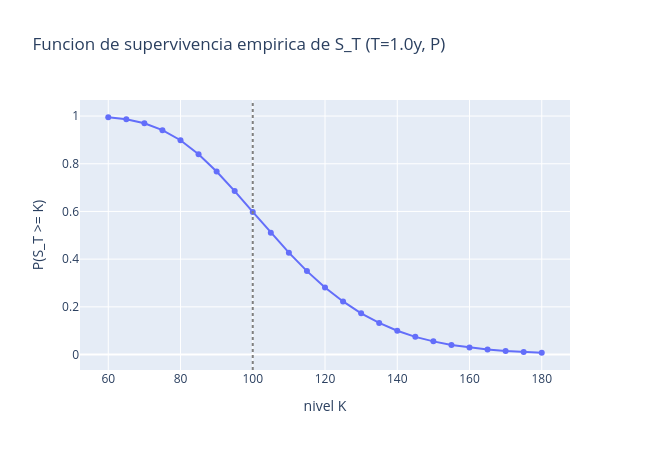

Write notebook code for a chart like this one.
### Markdown cell above
## 3. Funcion de supervivencia empirica de S_T bajo P

No hay una medida que devuelva el histograma completo de `S_T` -- pero `PayoffHitProbabilityP`
sobre una barrera `S_T >= K` da exactamente `P(S_T >= K)` para cualquier `K`: barriendo `K` se
reconstruye la funcion de supervivencia empirica (y su derivada discreta aproxima la densidad),
sin acceso directo a las trayectorias simuladas.

### Code cell
T_HORIZON = 1.0
barrier_levels = np.arange(60.0, 181.0, 5.0)
survival = []
for k in barrier_levels:
    condition = qd.greater_equal(qd.current(OBS), float(k))
    trigger = qd.trigger(
        "HIT", [T_HORIZON], condition, "discrete", "at_hit", 0, True,
        qd.when(T_HORIZON, qd.cashflow("USD", 1.0)), qd.zero(),
    )
    trade = qd.PayoffProduct(id=f"SURV_{k:.0f}", contract=trigger)
    result = eng.price(trade, model_p, market, [("PayoffHitProbabilityP", {"event": "HIT"})])
    survival.append(result["PayoffHitProbabilityP"].scalar)

survival = np.array(survival)
density = -np.gradient(survival, barrier_levels)

fig = go.Figure(go.Scatter(x=barrier_levels, y=survival, mode="lines+markers"))
fig.add_vline(x=S0, line_dash="dot", line_color="grey")
fig.update_layout(
    title=f"Funcion de supervivencia empirica de S_T (T={T_HORIZON}y, P)",
    xaxis_title="nivel K",
    yaxis_title="P(S_T >= K)",
    height=450, width=650,
)
fig.show()

fig2, ax2 = plt.subplots(figsize=(9, 4.5))
sns.barplot(x=[f"{k:.0f}" for k in barrier_levels], y=density, color="tab:purple", ax=ax2)
nearest_idx = int(np.argmin(np.abs(barrier_levels - S0)))
ax2.axvline(nearest_idx, color="grey", linestyle=":")
ax2.set_xlabel("nivel K")
ax2.set_ylabel("densidad aproximada")
ax2.set_title("Densidad fisica de S_T (diferencia finita de la supervivencia)")
ax2.tick_params(axis="x", rotation=90)
plt.tight_layout()
plt.show()

### Figure 1 — Plotly figure (JSON) as saved in the notebook; plotly's stock layout.template omitted (floating-point values rounded to 4 significant figures)
{"data": [{"mode": "lines+markers", "type": "scatter", "x": [60.0, 65.0, 70.0, 75.0, 80.0, 85.0, 90.0, 95.0, 100.0, 105.0, 110.0, 115.0, 120.0, 125.0, 130.0, 135.0, 140.0, 145.0, 150.0, 155.0, 160.0, 165.0, 170.0, 175.0, 180.0], "y": [0.995, 0.9865, 0.9699, 0.941, 0.8987, 0.8402, 0.7676, 0.6854, 0.5981, 0.511, 0.4272, 0.3498, 0.2813, 0.2226, 0.1729, 0.1327, 0.09969, 0.07407, 0.05514, 0.04039, 0.02937, 0.02106, 0.01508, 0.01057, 0.00743]}], "layout": {"height": 450, "shapes": [{"line": {"color": "grey", "dash": "dot"}, "type": "line", "x0": 100.0, "x1": 100.0, "xref": "x", "y0": 0, "y1": 1, "yref": "y domain"}], "title": {"text": "Funcion de supervivencia empirica de S_T (T=1.0y, P)"}, "width": 650, "xaxis": {"title": {"text": "nivel K"}}, "yaxis": {"title": {"text": "P(S_T >= K)"}}}}
